Frame 1 (no input): blank canvas, image omitted
Frame 60 (the mouse pressed at the canvas centre just before this capture): blank canvas, image omitted
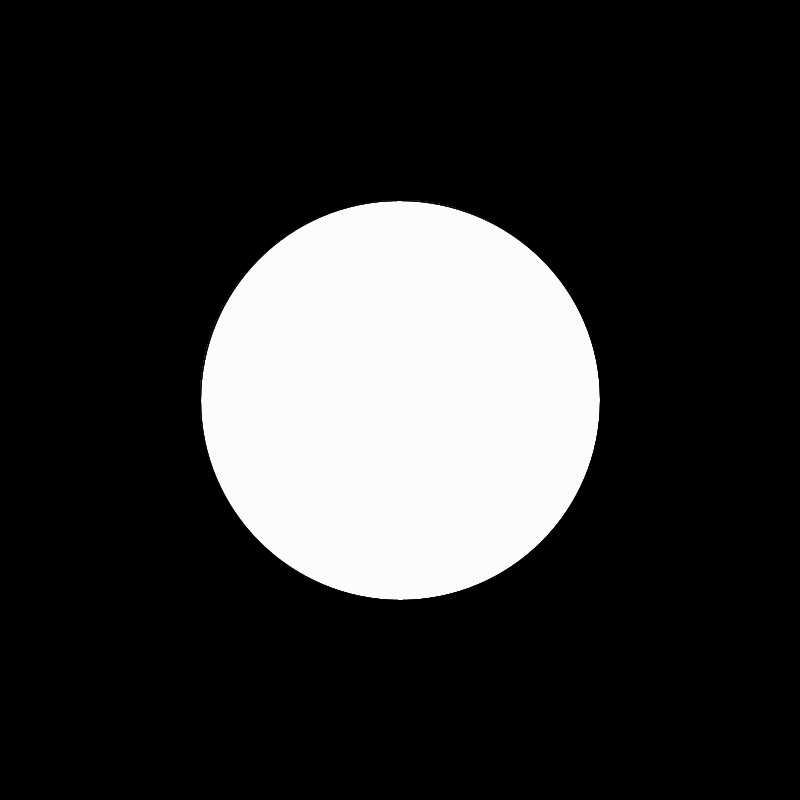
Frame 120 (the mouse held since frame 60 and released just before this capture)

The Processing sketch whose frames 1 and 60 were blank and that drew this single picture after the mouse press (run headless with seeded random() and noise(); from frame 60 on, the mouse is pressed at the canvas centre):

// Processing sketch: arcs
// ── arcs.pde
void setup()
{
  size (800, 800);
  background(0);
  frameRate(30);
}

void draw()
{
  fill(255, 40);
  arc(width/2, height/2, mouseX, mouseY, PI, TWO_PI);
  arc(width/2, height/2, mouseX, mouseY, 0, PI);
}

void mouseClicked()
{
  background(0);
}
